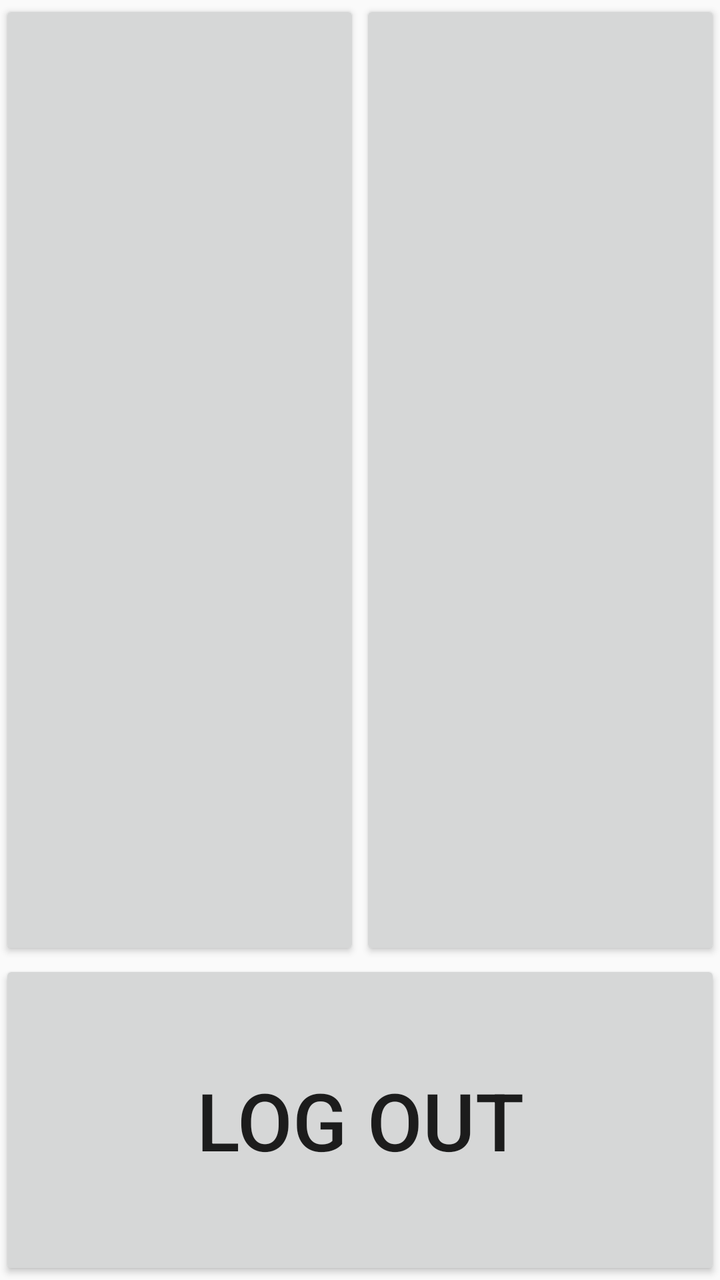
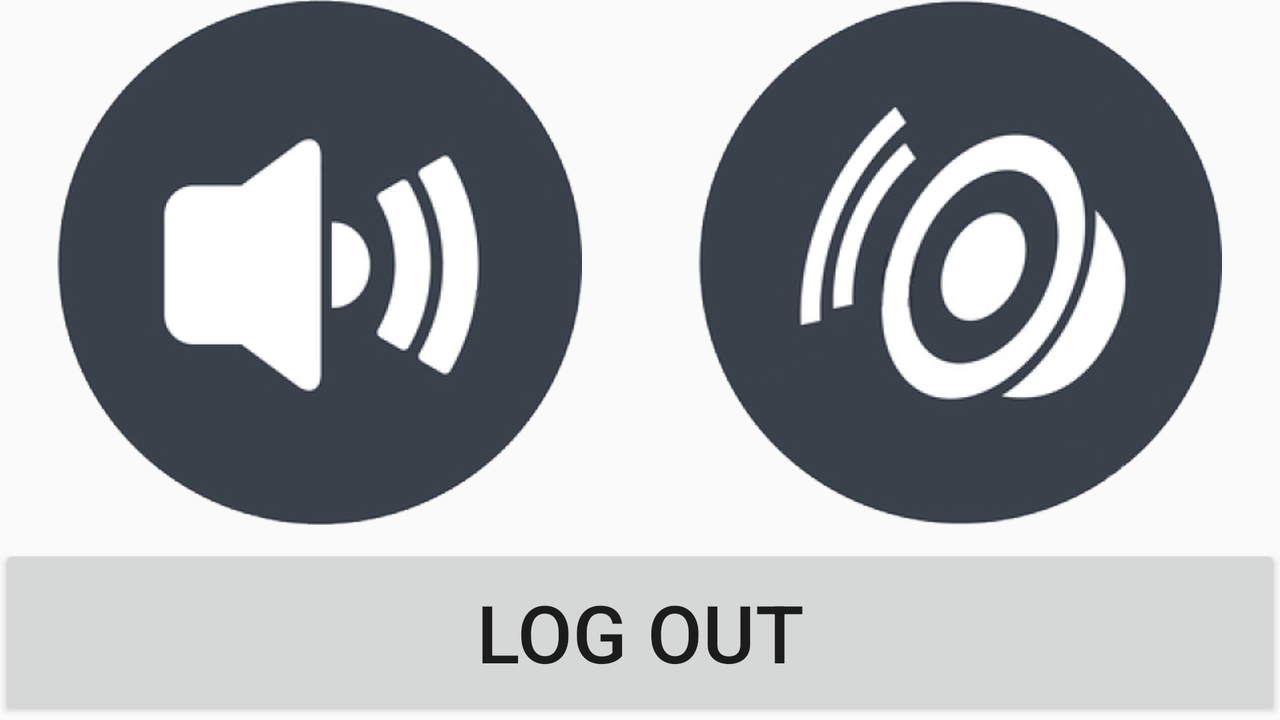

First picture: res/layout/ on a phone held upright. Second picture: the repository's own variant of that layout, on a device whose configuration matches the variant's folder. Source for both follows.
<!-- AndroidManifest.xml: application theme AppTheme -->
<!-- res/layout/activity_setting.xml -->
<?xml version="1.0" encoding="utf-8"?>
<LinearLayout xmlns:android="http://schemas.android.com/apk/res/android"
    xmlns:tools="http://schemas.android.com/tools"
    android:layout_width="match_parent"
    android:layout_height="match_parent"
    android:orientation="vertical"
    android:paddingBottom="@dimen/activity_vertical_margin"
    android:paddingLeft="@dimen/activity_horizontal_margin"
    android:paddingRight="@dimen/activity_horizontal_margin"
    android:paddingTop="@dimen/activity_vertical_margin"
    tools:context="com.example.lenovo.hangman.Setting">

    <LinearLayout
        android:layout_width="match_parent"
        android:layout_height="0dp"
        android:layout_weight="3"
        android:orientation="horizontal">

        <Button
            android:id="@+id/music_btn"
            android:layout_width="0dp"
            android:layout_height="match_parent"
            android:layout_weight="1"
            android:scaleType="fitCenter"
            android:textSize="@dimen/Large_Text" />

        <Button
            android:id="@+id/sound_btn"
            android:layout_width="0dp"
            android:layout_height="match_parent"
            android:layout_weight="1"
            android:scaleType="fitCenter"
            android:textSize="@dimen/Large_Text" />
    </LinearLayout>

    <Button
        android:id="@+id/log_btn"
        android:layout_width="match_parent"
        android:layout_height="0dp"
        android:layout_gravity="center_horizontal"
        android:layout_weight="1"
        android:text="Log Out"
        android:textSize="@dimen/Large_Text" />

</LinearLayout>
<!-- resources referenced by this layout -->
<resources>
  <!-- from res/values-normal/ -->
  <dimen name="Large_Text">40sp</dimen>
  <style name="AppTheme" parent="Theme.AppCompat.Light.NoActionBar">
          
          <item name="colorPrimary">@color/black</item>
          <item name="colorPrimaryDark">@color/black</item>
          <item name="colorAccent">@color/black</item>
          <item name="android:actionMenuTextColor">@color/white</item>
      </style>
  <color name="black">#000000</color>
  <color name="white">#ffffff</color>
</resources>
<!-- res/layout-land/activity_setting.xml (the repository's variant of the layout above) -->
<!-- drawn on the phone turned sideways -->
<?xml version="1.0" encoding="utf-8"?>
<LinearLayout xmlns:android="http://schemas.android.com/apk/res/android"
    xmlns:tools="http://schemas.android.com/tools"
    android:layout_width="match_parent"
    android:layout_height="match_parent"
    android:orientation="vertical"
    android:paddingBottom="@dimen/activity_vertical_margin"
    android:paddingLeft="@dimen/activity_horizontal_margin"
    android:paddingRight="@dimen/activity_horizontal_margin"
    android:paddingTop="@dimen/activity_vertical_margin"
    tools:context="com.example.lenovo.hangman.Setting">

    <LinearLayout
        android:layout_width="match_parent"
        android:layout_height="0dp"
        android:layout_marginBottom="10sp"
        android:layout_weight="3"
        android:orientation="horizontal">

        <ImageButton
            android:id="@+id/music_btn"
            android:layout_width="0dp"
            android:layout_height="match_parent"
            android:layout_weight="1"
            android:background="@null"
            android:scaleType="fitCenter"
            android:src="@drawable/music_on"
            android:textSize="@dimen/Large_Text" />

        <ImageButton
            android:id="@+id/sound_btn"
            android:layout_width="0dp"
            android:layout_height="match_parent"
            android:layout_weight="1"
            android:background="@null"
            android:scaleType="fitCenter"
            android:src="@drawable/sound_on"
            android:textSize="@dimen/Large_Text" />
    </LinearLayout>

    <Button
        android:id="@+id/log_btn"
        android:layout_width="match_parent"
        android:layout_height="0dp"
        android:layout_gravity="center_horizontal"
        android:layout_weight="1"
        android:text="Log Out"
        android:textSize="@dimen/Large_Text" />

</LinearLayout>
<!-- resources referenced by the variant -->
<!-- as the phone turned sideways resolves them -->
<resources>
  <!-- from res/values-normal/ -->
  <dimen name="Large_Text">40sp</dimen>
  <!-- drawable music_on: png bitmap (drawable, 61274 bytes) -->
  <!-- drawable sound_on: png bitmap (drawable, 81660 bytes) -->
  <style name="AppTheme" parent="Theme.AppCompat.Light.NoActionBar">
          
          <item name="colorPrimary">@color/black</item>
          <item name="colorPrimaryDark">@color/black</item>
          <item name="colorAccent">@color/black</item>
          <item name="android:actionMenuTextColor">@color/white</item>
      </style>
  <color name="black">#000000</color>
  <color name="white">#ffffff</color>
</resources>
